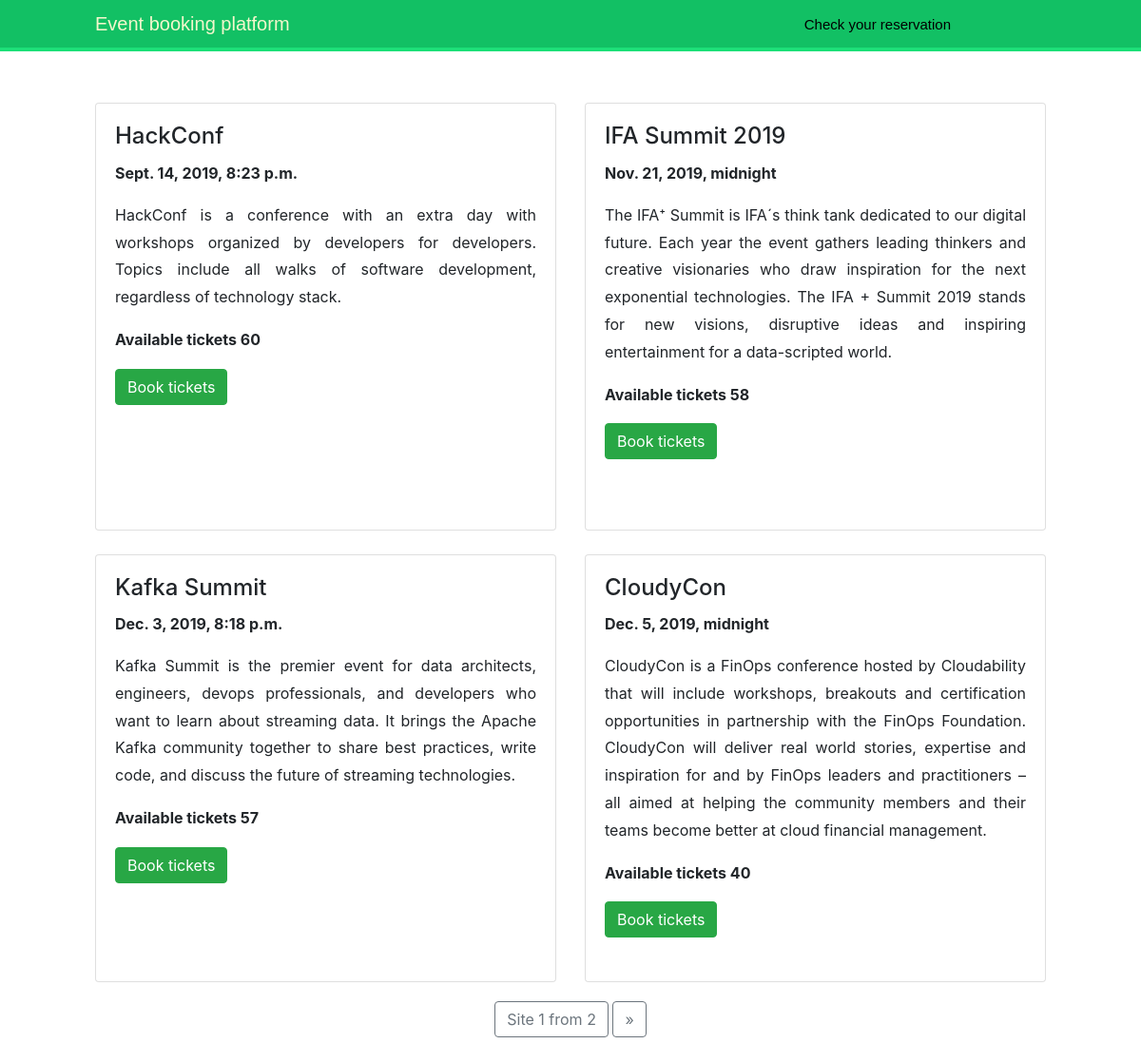
The app's page /, older data.
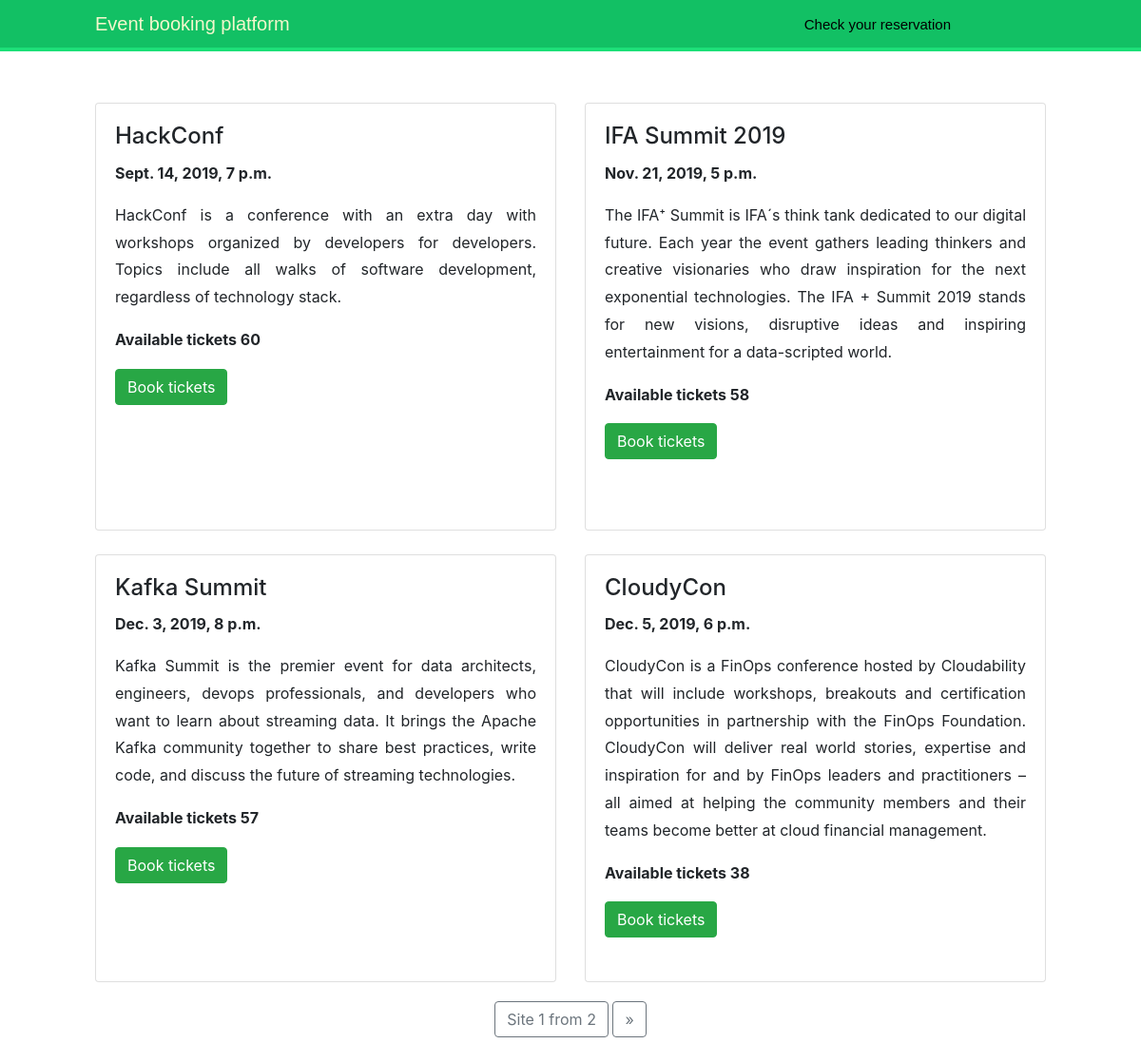
The same page, newer data.
### event/models.py (models this page shows, shortened)
class Event(models.Model):
    name = models.CharField(max_length=100)
    datetime = models.DateTimeField()
    description = models.TextField()

### event/views.py (the view)
# urls.py: path('', views.EventListView.as_view(), name='events'),
class EventListView(ListView):
    context_object_name = 'events'
    paginate_by = 4
    template_name = 'event/events_list.html'
    def get_queryset(self):
        remove_expired_reservations()
        queryset = Event.objects.filter(datetime__gte=timezone.now()) \
            .annotate(available_tickets=Count('tickets', distinct=True,
                                              filter=Q(tickets__reservation__isnull=True)))\
            .order_by('datetime')
        return queryset

### reservation/views.py (called while the page is built)
def remove_expired_reservations():
    Reservation.objects.filter(booked_time__lte=timezone.now() - timedelta(minutes=15))\
        .exclude(status=Reservation.PAID).delete()

### templates/event/events_list.html (shortened to what this page needs)
{% extends "base.html" %}
{% block content %}
<div class="row">
{% for event in events %}
    <div class="col-sm-6">
        <div class="card">
            <div class="card-body">
                <h4 class="card-title">{{event.name}}</h4>
                <strong>{{ event.datetime }}</strong>
                <p class="card-text" align=" justify">{{event.description}}</p>
                <P><strong>Available tickets {{event.available_tickets}}</strong></P>
                <a href="{% url "reservation:buy_tickets" event.pk %}"
                   class="btn btn-success {% if not event.available_tickets%}disabled{% endif %}"
                   role="button"
                   {% if not event.available_tickets%}aria-disabled="true"{% endif %}>Book tickets</a>
            </div>
        </div>
    </div>
{% endfor %}
</div>
 {% include "pagination.html" with page=page_obj %}
{% endblock %}

Row changes from the older to the newer data that the page shows:
changed Event "HackConf": datetime "Sept. 14, 2019, 8:23 p.m." → "Sept. 14, 2019, 7 p.m."
changed Event: datetime "Nov. 21, 2019, midnight" → "Nov. 21, 2019, 5 p.m."
changed Event "Kafka Summit": datetime "Dec. 3, 2019, 8:18 p.m." → "Dec. 3, 2019, 8 p.m."
changed Event "CloudyCon": datetime "Dec. 5, 2019, midnight" → "Dec. 5, 2019, 6 p.m."; available_tickets "40" → "38"
